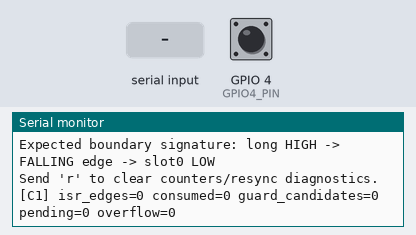
A sketch run on a simulated ESP32. Shown: the last lines printed to the serial monitor. The inputs (shaded band) are chosen by the test bench; at power-on: GPIO 4 (GPIO4_PIN) LOW.

Above: at 1.7 s.
1.8 s: "r" received over Serial
At 2.4 s:
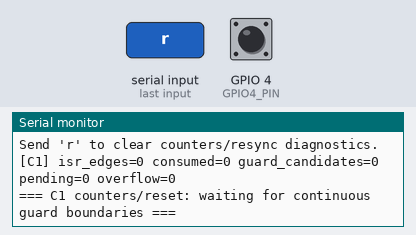
3.3 s: GPIO 4 (GPIO4_PIN) driven HIGH
At 3.9 s:
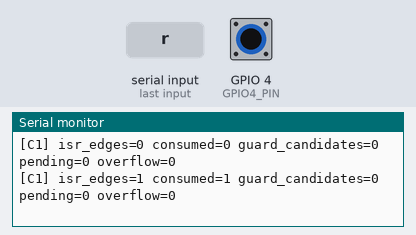
4.8 s: GPIO 4 (GPIO4_PIN) driven LOW
At 5.1 s:
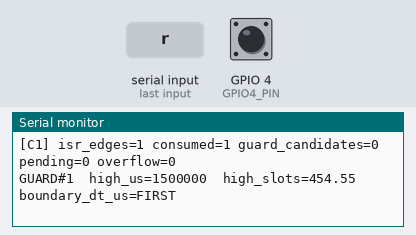
6.3 s: GPIO 4 (GPIO4_PIN) pulsed HIGH 2 times (0.12 s each, 0.3 s apart)
At 7.3 s:
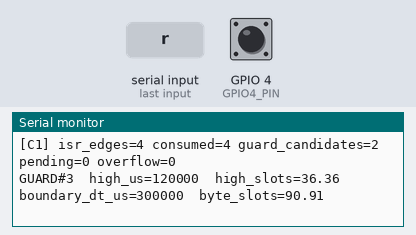
Timing chart, 0 to 9.3 s (numbered marks = the images above; inputs shaded):
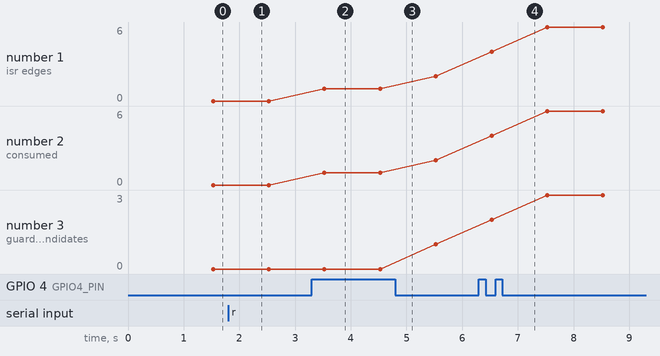

Measured:
- after the input at 1.8 s, the serial monitor: prints a new line at once (image 1)
- after the input at 3.3 s, the serial monitor: prints a new line after 0.23 s (image 2)
- after the input at 4.8 s, the serial monitor: prints a new line at once (image 3)
- after the input at 6.3 s, the serial monitor: prints a new line after 0.12 s (image 4)
- plotted number 1: 1 → 2 after the input at 4.8 s, 2 → 6 after the input at 6.3 s
- plotted number 2: 1 → 2 after the input at 4.8 s, 2 → 6 after the input at 6.3 s
- plotted number 3: 1 → 3 after the input at 6.3 s

The sketch:

ESP32_GPIO4_EdgeLogger_Step4C_C1_GuardMonitor.ino
```cpp
/**
 * ESP32_GPIO4_EdgeLogger_Step4C_C1_GuardMonitor.ino
 *
 * Step4C Stage C1 diagnostic sketch.
 *
 * Purpose:
 *   - Continuously capture GPIO4 CHANGE edges from TC106 Direction-B.
 *   - Replace the Step4B one-shot/fixed-buffer model with a continuous ring buffer.
 *   - Detect candidate byte boundaries as:
 *
 *         sufficiently-long HIGH  ->  falling edge (H -> L)
 *
 *     which corresponds to the Original 250201 ESP/Main-view:
 *
 *         guard HIGH -> slot0 LOW
 *
 *   - NO byte decode.
 *   - NO 6-byte frame decode.
 *   - NO Pi forwarding.
 *   - GPIO4 is INPUT ONLY.
 *
 * Important:
 *   GUARD_THRESHOLD_US is a provisional Stage-C1 diagnostic threshold.
 *   It is NOT yet a frozen protocol constant.
 *
 * Expected reference:
 *   slot ~= 3300 us
 *   guard = 9 slots ~= 29700 us minimum when the HIGH begins at slot8.
 *   A data-only HIGH run is at most 7 slots ~= 23100 us.
 *
 *   Therefore 26000 us is used only as a provisional separation threshold.
 */

#include <Arduino.h>

// ============================================================
// Configuration
// ============================================================
static const uint8_t  GPIO4_PIN = 4;

static const uint32_t SLOT_US = 3300UL;

// Diagnostic-only provisional threshold.
// Do not promote this value to the production protocol specification
// until Nano Original250201 runtime measurements are reviewed.
static const uint32_t GUARD_THRESHOLD_US = 26000UL;

// Power-of-two size to make wrapping cheap.
// Effective capacity is RING_SIZE - 1 entries.
static const uint16_t RING_SIZE = 1024;
static const uint16_t RING_MASK = RING_SIZE - 1;

static_assert((RING_SIZE & (RING_SIZE - 1)) == 0,
              "RING_SIZE must be a power of two");

// ============================================================
// Edge ring buffer
// ============================================================
static uint32_t edgeTimeUs[RING_SIZE];
static uint8_t  edgeLevel[RING_SIZE];

static volatile uint16_t ringWrite = 0;  // ISR producer
static volatile uint16_t ringRead  = 0;  // loop consumer

static volatile uint32_t isrEdgeCount      = 0;
static volatile uint32_t ringOverflowCount = 0;

static portMUX_TYPE muxRing = portMUX_INITIALIZER_UNLOCKED;

// ============================================================
// Consumer / diagnostic state
// ============================================================
static bool     havePreviousEdge = false;
static uint32_t previousEdgeUs   = 0;
static uint8_t  previousLevel    = 0;

static bool     havePreviousGuard = false;
static uint32_t previousGuardUs   = 0;

static uint32_t guardCandidateCount = 0;
static uint32_t consumerEdgeCount   = 0;

static uint32_t lastSummaryMs = 0;

// ============================================================
// ISR
// ============================================================
// ISR responsibility is deliberately minimal:
//   1) timestamp
//   2) level
//   3) append to ring
//   4) overflow counter
//
// No Serial, decode, guard timing judgement, or frame processing here.
void IRAM_ATTR onGpio4Change() {
    const uint32_t t   = micros();
    const uint8_t  lvl = (uint8_t)digitalRead(GPIO4_PIN);

    portENTER_CRITICAL_ISR(&muxRing);

    const uint16_t w    = ringWrite;
    const uint16_t next = (uint16_t)((w + 1u) & RING_MASK);

    if (next == ringRead) {
        // Ring full: preserve unread data and drop this new edge.
        ringOverflowCount++;
        portEXIT_CRITICAL_ISR(&muxRing);
        return;
    }

    edgeTimeUs[w] = t;
    edgeLevel[w]  = lvl;
    ringWrite     = next;
    isrEdgeCount++;

    portEXIT_CRITICAL_ISR(&muxRing);
}

// ============================================================
// Ring pop
// ============================================================
static bool popEdge(uint32_t &t, uint8_t &lvl) {
    bool ok = false;

    portENTER_CRITICAL(&muxRing);

    const uint16_t r = ringRead;
    if (r != ringWrite) {
        t   = edgeTimeUs[r];
        lvl = edgeLevel[r];
        ringRead = (uint16_t)((r + 1u) & RING_MASK);
        ok = true;
    }

    portEXIT_CRITICAL(&muxRing);
    return ok;
}

// ============================================================
// Reset diagnostics
// ============================================================
static void resetDiagnostics() {
    portENTER_CRITICAL(&muxRing);
    ringRead  = ringWrite;   // discard only currently unread diagnostic data
    ringOverflowCount = 0;
    isrEdgeCount = 0;
    portEXIT_CRITICAL(&muxRing);

    havePreviousEdge  = false;
    previousEdgeUs    = 0;
    previousLevel     = 0;

    havePreviousGuard = false;
    previousGuardUs   = 0;

    guardCandidateCount = 0;
    consumerEdgeCount   = 0;

    Serial.println();
    Serial.println("=== C1 counters/reset: waiting for continuous guard boundaries ===");
}

// ============================================================
// Edge consumer
// ============================================================
static void processEdge(uint32_t t, uint8_t lvl) {
    consumerEdgeCount++;

    if (!havePreviousEdge) {
        havePreviousEdge = true;
        previousEdgeUs   = t;
        previousLevel    = lvl;
        return;
    }

    const uint32_t dt = t - previousEdgeUs;

    // A falling edge means the signal was HIGH since the previous edge.
    // If that HIGH interval is sufficiently long, this is a candidate
    // guard HIGH -> slot0 LOW boundary.
    if ((previousLevel == HIGH) &&
        (lvl == LOW) &&
        (dt >= GUARD_THRESHOLD_US)) {

        guardCandidateCount++;

        Serial.print("GUARD#");
        Serial.print(guardCandidateCount);
        Serial.print("  high_us=");
        Serial.print(dt);
        Serial.print("  high_slots=");
        Serial.print((double)dt / (double)SLOT_US, 2);

        if (havePreviousGuard) {
            const uint32_t boundaryDt = t - previousGuardUs;
            Serial.print("  boundary_dt_us=");
            Serial.print(boundaryDt);
            Serial.print("  byte_slots=");
            Serial.print((double)boundaryDt / (double)SLOT_US, 2);
        } else {
            Serial.print("  boundary_dt_us=FIRST");
        }

        Serial.println();

        previousGuardUs   = t;
        havePreviousGuard = true;
    }

    previousEdgeUs = t;
    previousLevel  = lvl;
}

// ============================================================
// Periodic summary
// ============================================================
static void printSummaryIfDue() {
    const uint32_t nowMs = millis();
    if ((uint32_t)(nowMs - lastSummaryMs) < 1000UL) {
        return;
    }
    lastSummaryMs = nowMs;

    uint32_t isrEdges = 0;
    uint32_t overflow = 0;
    uint16_t w = 0;
    uint16_t r = 0;

    portENTER_CRITICAL(&muxRing);
    isrEdges = isrEdgeCount;
    overflow = ringOverflowCount;
    w = ringWrite;
    r = ringRead;
    portEXIT_CRITICAL(&muxRing);

    const uint16_t pending =
        (uint16_t)((w - r) & RING_MASK);

    Serial.print("[C1] isr_edges=");
    Serial.print(isrEdges);
    Serial.print(" consumed=");
    Serial.print(consumerEdgeCount);
    Serial.print(" guard_candidates=");
    Serial.print(guardCandidateCount);
    Serial.print(" pending=");
    Serial.print(pending);
    Serial.print(" overflow=");
    Serial.println(overflow);
}

// ============================================================
// setup / loop
// ============================================================
void setup() {
    Serial.begin(115200);
    delay(500);

    pinMode(GPIO4_PIN, INPUT);

    Serial.println();
    Serial.println("=== ESP32 Step4C Stage C1 Guard Monitor ===");
    Serial.println("GPIO4 continuous CHANGE-edge capture / ring buffer / guard-boundary diagnostic.");
    Serial.println("NO byte decode. NO frame decode. NO GPIO4 output.");
    Serial.print("Provisional guard threshold: ");
    Serial.print(GUARD_THRESHOLD_US);
    Serial.println(" us (diagnostic only, NOT frozen spec)");
    Serial.println("Expected boundary signature: long HIGH -> FALLING edge -> slot0 LOW");
    Serial.println("Send 'r' to clear counters/resync diagnostics.");

    attachInterrupt(digitalPinToInterrupt(GPIO4_PIN), onGpio4Change, CHANGE);

    lastSummaryMs = millis();
}

void loop() {
    // Drain continuously. No quiet-time wait and no one-shot capture.
    uint32_t t;
    uint8_t lvl;

    while (popEdge(t, lvl)) {
        processEdge(t, lvl);
    }

    // Simple diagnostic command.
    if (Serial.available() > 0) {
        const char c = (char)Serial.read();
        if (c == 'r' || c == 'R') {
            resetDiagnostics();
        }
    }

    printSummaryIfDue();

    // Yield to the scheduler without imposing protocol timing.
    delay(1);
}
```
